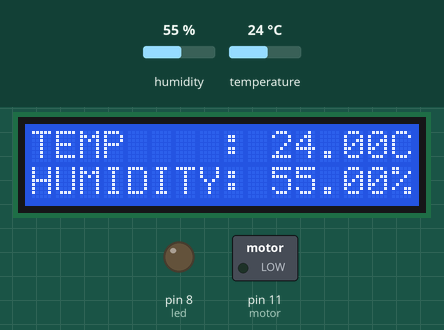
This sketch was run on a simulated Arduino Uno, built with avr-gcc and run on an emulated ATmega328P. Parts: 16×2 character LCD, switched loads named in the sketch (green lamp = pin HIGH), output pins drawn as LEDs (lit = HIGH). The inputs (shaded band) are chosen by the test bench; at power-on: humidity 55 %, temperature 24 °C. What the sketch prints to the serial monitor is not drawn.

Above: at 1.2 s.
1.3 s: humidity set to 22 %
At 2.6 s:
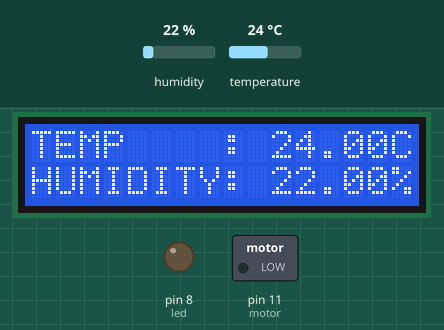
7.3 s: temperature set to 34 °C
At 9.5 s:
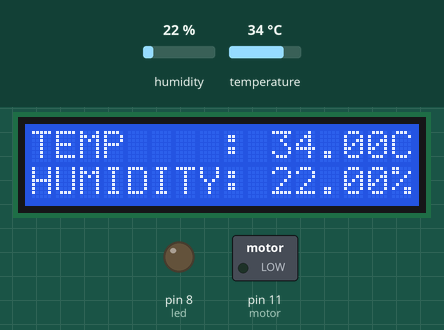
11.7 s: temperature set to 37 °C
At 13.5 s:
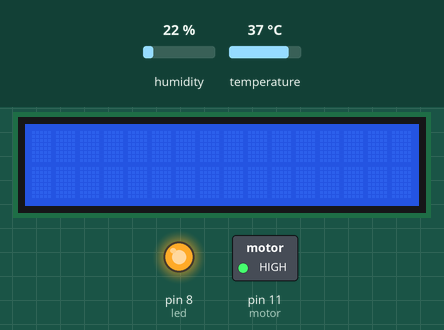
Timing chart, 0 to 15.0 s (numbered marks = the images above; inputs shaded):
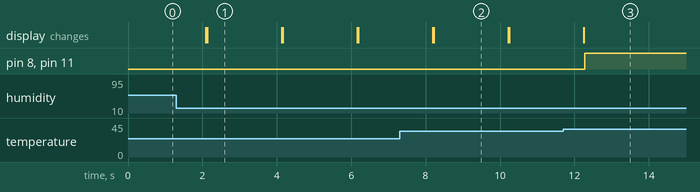

Measured:
- the behaviour switches between 35 and 36 °C on temperature (found by bisection; images 2 and 3)
- after the input at 1.3 s, the display: first differs from a run without the input after 0.82 s (image 1)
- after the input at 7.3 s, the display: first differs from a run without the input after 0.92 s (image 2)
- after the input at 11.7 s, pin 8 (led), pin 11 (motor): LOW → HIGH after 0.58 s
- what the display in image 1 shows lasts 2.0 s, from 2.1 s to 4.1 s

The sketch:

SprinklerSystemUsingArduino.ino
```cpp
#include <LiquidCrystal.h>
#include <dht.h>
LiquidCrystal lcd(2,3,4,5,6,7);
int dht_apin = A1; // the output pin of DHT11
int motor = 11; // the pin where relay
int led = 8; // led pin
int temp;
int reftemp = 36; // the temperature to start the motor
int refhumidity=45;
dht DHT;


void setup() {
pinMode(motor, OUTPUT);
pinMode(led, OUTPUT);

pinMode(dht_apin, INPUT);
lcd.begin(16,2);
Serial.begin(9600);
}

void loop()
{
  DHT.read11(dht_apin);
 Serial.print("Current humidity = ");
    Serial.print(DHT.humidity);
    Serial.print("%  ");
    Serial.print("temperature = ");
    Serial.print(DHT.temperature);
    Serial.println("C  ");


if(DHT.temperature < reftemp && DHT.humidity > refhumidity) // if temp is lower than reference temp
{

digitalWrite(motor, LOW);
digitalWrite(led, LOW);
}
if(DHT.temperature >= reftemp && DHT.humidity <= refhumidity) // if temperature is higher than reference temp
{

digitalWrite(motor, HIGH); // spin the motor
digitalWrite(led, HIGH);
delay(10000);

}


lcd.print("TEMP    : ");
lcd.print(DHT.temperature); // display the temperature
lcd.print("C ");
lcd.setCursor(0,1); // move cursor to next line);
lcd.print("HUMIDITY: ");
lcd.print(DHT.humidity); // display the temperature
lcd.print("% ");
delay(2000);
lcd.clear();
}
 
```
